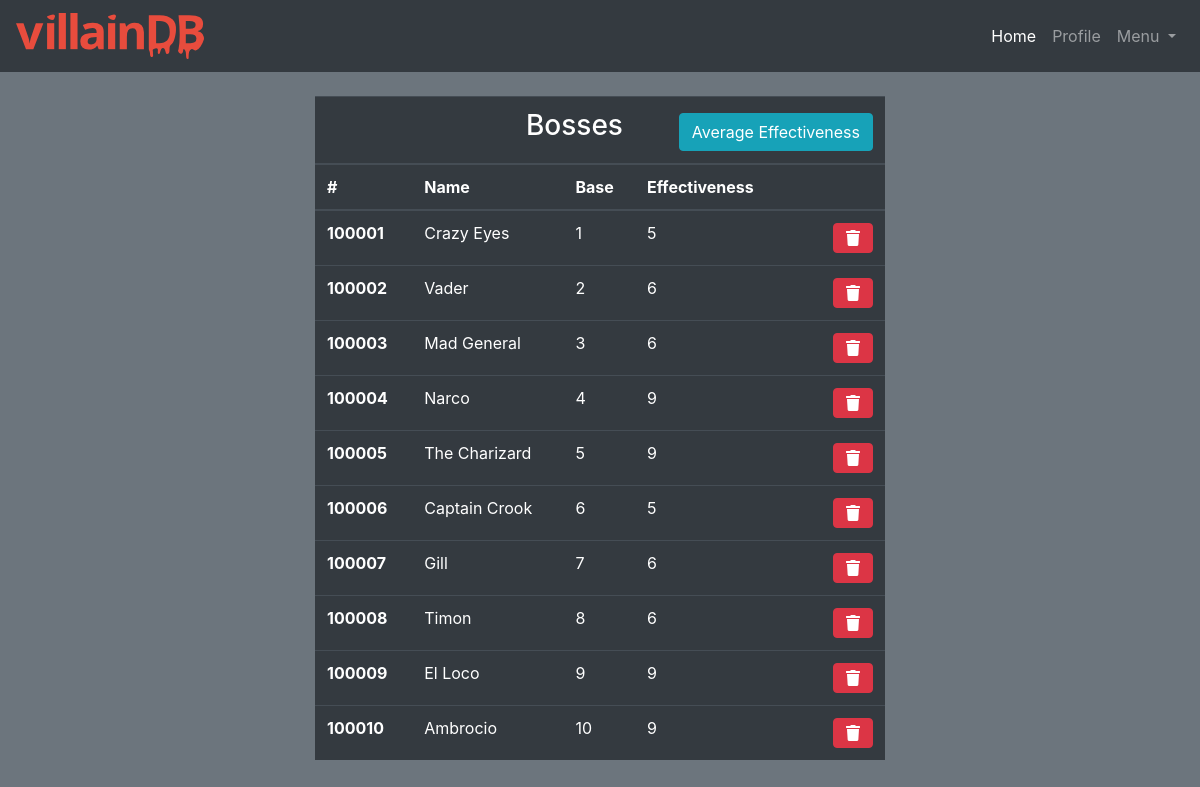
The app's page /villain/boss.php (signed in) with its own data.
### tables this page shows
create table if not exists boss(
  id Integer Primary Key,
  base Integer not null,
  effectiveness Integer not null,
  name varchar(20) not null,
  Foreign Key(id) references users(id)
    on delete cascade,
  Foreign Key(base) references base(id)
);

### html/resources/php/boss_display.php (the view, shortened to what this page needs)
<?php
include ("connect.php");
$user = $_SESSION['user'];
$conn = new mysqli($db_host, $db_user, $db_pass, $db);
switch($_SESSION['access']) {
  case 'villain':
    $query = "select id, name, base, effectiveness from boss where id <> '$user'";
    break;
}
try {
  $conn->begin_transaction(MYSQLI_TRANS_START_READ_ONLY);
  $result = $conn->query($query);
  $conn->commit();
while ($row = $result->fetch_assoc()):
?>
<tr>
  <th scope="row"> <?php echo $row['id']; ?> </th>
  <td> <?php echo ucwords($row['name']); ?> </td>
  <td> <?php echo $row['base']; ?> </td>
  <td> <?php echo $row['effectiveness']; ?> </td>
  <td class="text-right">
    <a href="../resources/php/minion_edit.php?delete=<?php echo $row['id']; ?> "
    class="btn btn-danger"><i class="fas fa-trash"></i></a>
  </td>
</tr>
<?php endwhile;
} catch (exception $e) {
  $conn->rollback();
  $conn->close();
}
?>

### records on screen
boss: id "100001", name "Crazy Eyes", base "1", effectiveness "5"
boss: id "100002", name "Vader", base "2", effectiveness "6"
boss: id "100003", name "Mad General", base "3", effectiveness "6"
boss: id "100004", name "Narco", base "4", effectiveness "9"
boss: id "100005", name "The Charizard", base "5", effectiveness "9"
boss: id "100006", name "Captain Crook", base "6", effectiveness "5"
boss: id "100007", name "Gill", base "7", effectiveness "6"
boss: id "100008", name "Timon", base "8", effectiveness "6"
boss: id "100009", name "El Loco", base "9", effectiveness "9"
boss: id "100010", name "Ambrocio", base "10", effectiveness "9"
